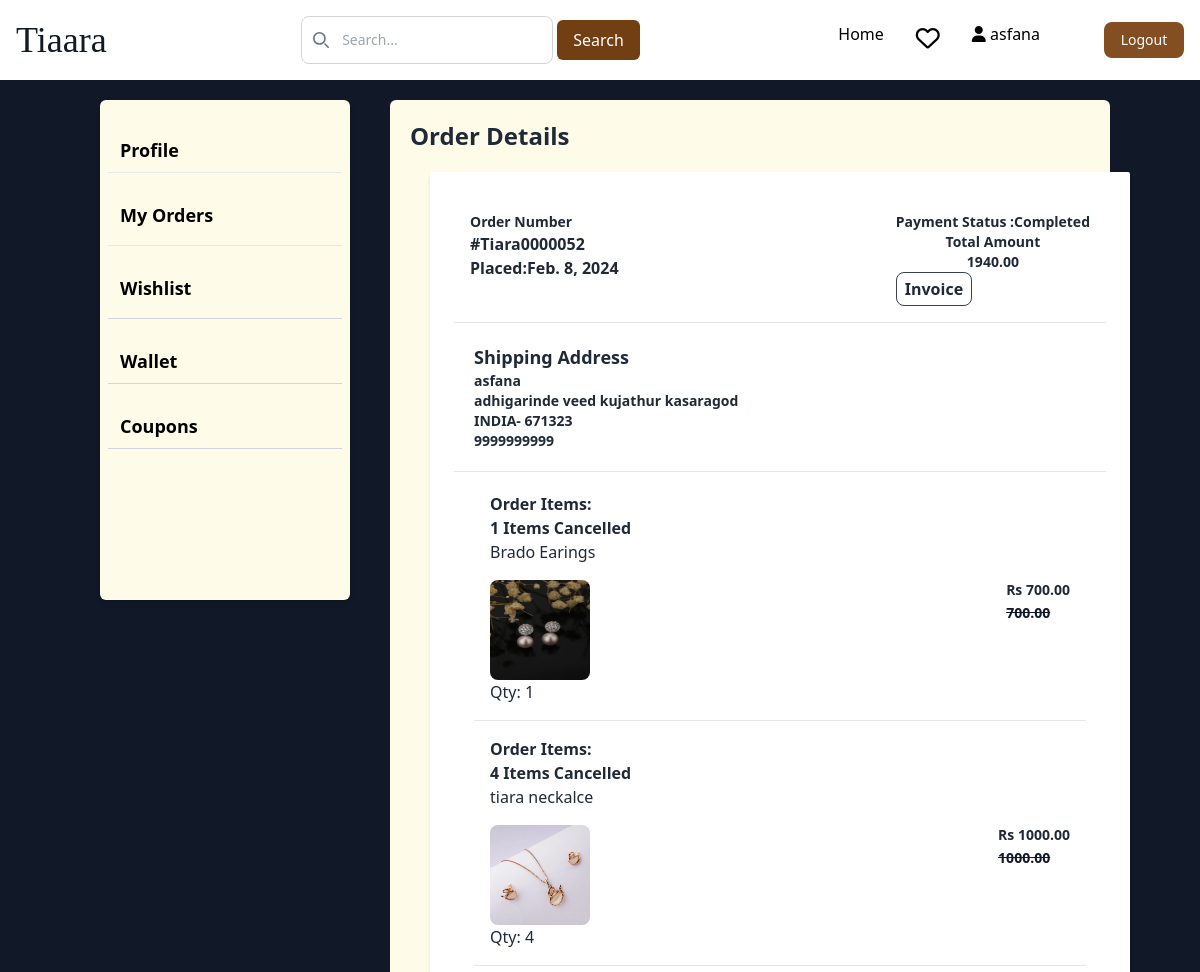
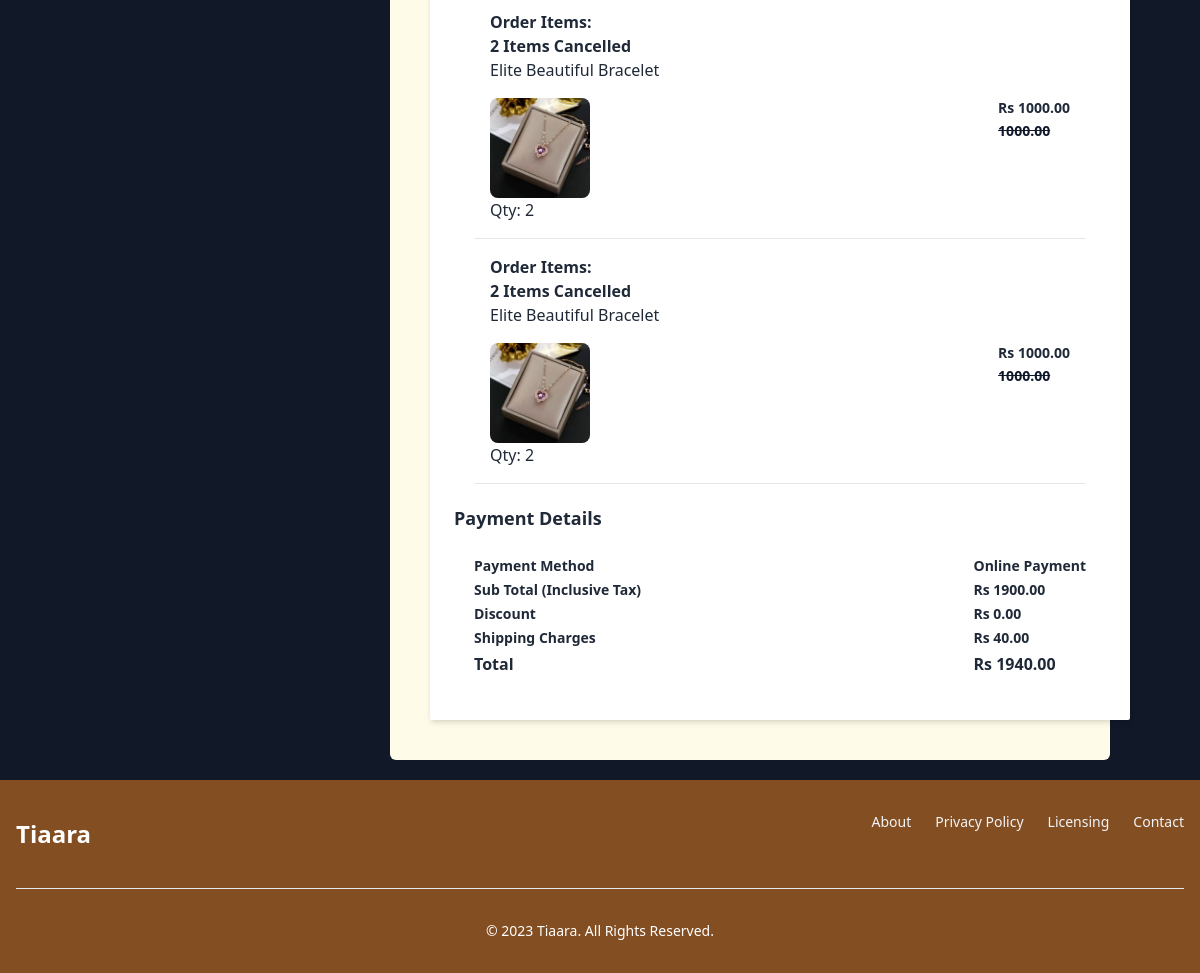
/userdetails/order_details/52/ (signed in), run on the app's committed database (2 pictures, top to bottom).
### authentication/models.py (models this page shows, shortened)
class Custom_user(AbstractBaseUser, PermissionsMixin):
    email = models.EmailField(unique=True)
    password = models.CharField(max_length=50)
    otp = models.IntegerField(default=0000)
    otp_created_at = models.DateTimeField(auto_now=True)
    otp_expiry = models.DurationField(default=timezone.timedelta(minutes=1))
    is_active = models.BooleanField(default=True)
    is_verified = models.BooleanField(default=False)
    created_date = models.DateField(auto_now_add=True)
    name = models.CharField(max_length=50)
    date_of_birth = models.CharField(max_length=50)
    phone_Number = models.CharField(max_length=10)
    address = models.TextField()
    gender = models.CharField(max_length=10)
    is_staff = models.BooleanField(default=False)
    pro_pic = models.ImageField(upload_to="User/image/User")
    referal_code = models.CharField(max_length=12, unique=True, blank=True, null=True)
    USERNAME_FIELD = 'email'
    objects = CustomUserManager()

### cart/models.py (models this page shows, shortened)
class Order(models.Model):
    user = models.ForeignKey(Custom_user, on_delete=models.CASCADE, related_name='orders')
    shipping_address = models.ForeignKey(Shipping_address, null=True, blank=True, on_delete=models.SET_NULL, related_name='orders')
    variant= models.ManyToManyField(Variant,through='OrderItem')
    order_date=models.DateField(auto_now=True)
    total_amount=models.DecimalField(max_digits=10,decimal_places=2)
    shipping_charge=models.DecimalField(default=40, max_digits=10,decimal_places=2)
    discount=models.DecimalField(default=0, max_digits=10,decimal_places=2)
    Grand_total=models.DecimalField(default=0, max_digits=10,decimal_places=2)
    quantity = models.PositiveIntegerField(default=1)
    payment_status_choices=[(1,'Completed'),
                            (2, 'Failure'),
                            (3,'Pending'),
                            ]
    payment_status=models.IntegerField(choices=payment_status_choices, default=3)
    ORDER_STATUS_CHOICES = [
        ('Confirmed', 'Confirmed'),
        ('Shipped', 'Shipped'),
        ('Cancelled', 'Cancelled'),
        ('Delivered', 'Delivered'),
    ]
    status = models.CharField(max_length=20, choices=ORDER_STATUS_CHOICES, default='confirmed')
    payment_method_choices=[
        ('COD','Cash On Delivery'),
        ('Online Payment','Online Payment'),
    ]
    payment_method = models.CharField(max_length=50,default=None)

class Shipping_address(models.Model):
    full_name=models.CharField(max_length=50, null=True, blank=True)
    address=models.TextField(null=True, blank=True)
    city=models.CharField(max_length=50,null=True, blank=True)
    country=models.CharField(max_length=50, null=True, blank=True)
    pincode=models.IntegerField(null=True, blank=True)
    phone_No=models.IntegerField(null=True, blank=True)

class OrderItem(models.Model):
    order = models.ForeignKey(Order, on_delete=models.CASCADE,related_name='orders')
    variant = models.ForeignKey(Variant, on_delete=models.CASCADE, related_name='orders')
    quantity = models.PositiveIntegerField(default=1)
    product_price=models.DecimalField(default=0, max_digits=10,decimal_places=2)

### adminapp/models.py (models this page shows, shortened)
class Variant(models.Model):
    color=models.CharField(max_length=50, default="None")
    product=models.ForeignKey(Product, on_delete=models.CASCADE, related_name='variants')
    price = models.DecimalField(default=0, max_digits=7, decimal_places=2)
    stock=models.IntegerField(default=0)
    img1=models.ImageField(upload_to='product_images',blank=True)
    img2=models.ImageField(upload_to='product_images',blank=True)
    img3=models.ImageField(upload_to='product_images',blank=True)
    img4=models.ImageField(upload_to='product_images',blank=True)
    active=models.BooleanField(default=True)
    discount_price = models.DecimalField(default=0, max_digits=7, decimal_places=2)

class Product(models.Model):
    productname=models.CharField(max_length=50)
    category=models.ForeignKey(Category,on_delete=models.CASCADE)
    details=models.CharField(max_length=100, default='None')
    description=models.TextField()
    active = models.BooleanField(null=True, blank=True)
    offer = models.ForeignKey(ProductOffer, on_delete=models.SET_NULL, null=True, blank=True)

### userdetails/views.py (the view)
# urls.py: path('order_details/<int:order_id>/', views.order_details, name="order_details"),
@login_required(login_url='login')
def order_details(request,order_id):
    order=Order.objects.get(id=order_id)
    return render(request, 'user/order_details.html',{'order':order})

### templates/user/order_details.html (shortened to what this page needs)
  {% extends 'base.html' %}
  {% block content %}
  {% include 'profile.html' %}
  <div class="bg-yellow-50 w-3/4 h-auto m-5 rounded-md text-gray-800" style="width:60%">
      {% if order %}
          <div class="flex flex-col m-5">
            <h1 class="text-2xl font-semibold ">Order Details</h1>
            <div class=" rounded-sm bg-white p-6 shadow-md m-5 " style="width:700px;">
              <div class="m-4 flex justify-between">
                <div>
                    <p class="text-sm font-semibold">Order Number</p>
                    <p class="text-md font-semibold">#Tiara00000{{ order.id }}</p>
                    <p class="text-md font-semibold">Placed:{{ order.order_date }}</p>
                </div>
                <div>
                    <p class="text-sm font-semibold text-center">Payment Status :{{ order.get_payment_status_display }}</p>
                    <p class="text-sm font-semibold text-center">Total Amount <br>{{ order.Grand_total }}</p>
                    <div class="">
                    <button class="px-2 py-1 border border-gray-700 text-center rounded-lg font-semibold "><a href="{% url 'invoice' order.id %}" target="_blank"> Invoice</a></button>
                    </div>
                </div>
            </div>
            <hr>
            <div class="m-5  ">
            <p class="text-lg font-semibold ">Shipping Address</p>
              <p class="text-sm font-semibold">{{order.shipping_address.full_name}}</p>
              <p class="text-sm font-semibold">{{order.shipping_address.address}}  {{order.shipping_address.city }}</p>
              <p class="text-sm font-semibold">{{order.shipping_address.country}}- {{order.shipping_address.pincode}}</p>
              <p class="text-sm font-semibold">{{order.shipping_address.phone_No}}</p>
          </div>
          <hr>
          <div class="m-5 ">
            {% for order_item in order.orders.all %}
            <div class="m-4 flex justify-between">
              <div>
            <p class="text-md font-semibold ">Order Items:</p>
            <div>
              {% if order.status == 'confirmed' %}
                  <p class="text-md font-semibold">{{ order_item.quantity }} Items Confirmed</p>
              {% elif order.status == 'cancelled' %}
                  <p class="text-md font-semibold">{{ order_item.quantity }} Items Cancelled</p>
              {% elif order.status == 'shipped' %}
                  <p class="text-md font-semibold">{{ order_item.quantity }} Items Shipped</p>
              {% elif order.status == 'delivered' %}
                  <p class="text-md font-semibold">{{ order_item.quantity }} Items Delivered</p>
              {% endif %}
                        <p> {{ order_item.variant.product.productname }}</p>
                      </div>
                   </div>
                  </div>
                        <div class="m-4 flex justify-between">
                          <div>
                        <img src="{{ order_item.variant.img1.url }}" alt="product-image" class="rounded-lg sm:w-40" style="height:100px; width:100px;" />
                        <p>Qty: {{ order_item.quantity }}</p>
                      </div>
                      <div>
                        <p class=" text-sm font-semibold text-center">Rs {{order_item.variant.discount_price}}</p>
                        <span class="text-sm font-semibold text-slate-900 line-through text-center">{{ order_item.variant.price }}</span>
                      </div>
                    </div>
                    <hr>
                    {% endfor %}
                    </div>
              <p class="text-lg font-semibold mt-5 ">Payment Details</p>
              <div class="flex justify-between">
              <div class="m-5">
              <p class="text-sm font-semibold mt-1">Payment Method</p>
              <p class="text-sm font-semibold mt-1">Sub Total (Inclusive Tax)</p>
              <p class="text-sm font-semibold mt-1">Discount</p>
              <p class="text-sm font-semibold mt-1">Shipping Charges</p>
              <p class="text-md font-semibold mt-1">Total</p>
            </div>
            <div class="m-5">
              <p class="text-sm font-semibold mt-1">{{order.payment_method}}</p>
              <p class="text-sm font-semibold mt-1">Rs {{order.total_amount}}</p>
              <p class="text-sm font-semibold mt-1">Rs {{order.discount}}</p>
              <p class="text-sm font-semibold mt-1">Rs {{order.shipping_charge}}</p>
              <p class="text-md font-semibold mt-1">Rs {{order.Grand_total}}</p>
            </div>
            </div>
            </div>
          </div>
          </div>
      {% endif %}
    </div>
{% endblock %}

### templates/base.html (shortened to what this page needs)
{% load static %}
<!DOCTYPE html>
<head>
  <link rel="stylesheet" href="{% static 'css/styles.css' %}">
  <script src="https://cdn.tailwindcss.com"></script>
  <link href="https://cdnjs.cloudflare.com/ajax/libs/flowbite/2.2.0/flowbite.min.css" rel="stylesheet" />
  <link rel="stylesheet" href="https://cdnjs.cloudflare.com/ajax/libs/font-awesome/6.4.2/css/all.min.css">
  <link rel="stylesheet" href="https://cdnjs.cloudflare.com/ajax/libs/remixicon/3.5.0/remixicon.css"
 />
</head>
<body>
  <div style=" display: flex; flex-direction: column;">
</body>
<nav class=" bg-white ">
  <div class="max-w-screen-xl flex flex-wrap items-center justify-between mx-auto p-4">
    <a href="{% url 'home' %}" class="flex items-center space-x-3 rtl:space-x-reverse">
      <h1 class="font-serif self-center text-4xl text-gray-900 font-medium  ">Tiaara</h1>
    </a>
    <div class="relative hidden md:block">
      <div class="absolute inset-y-0 start-0 flex items-center ps-3 pointer-events-none">
      </div>
      <form method="POST" action="{% url 'search' %}">
        <div class="flex">
      <input type="text" id="search" name="search"
        class="block w-full p-2 ps-10 text-sm text-gray-900 border border-gray-300 rounded-lg bg-white  "
        placeholder="Search...">
        <button class="px-4 py-2 m-1 bg-yellow-900 text-white rounded-md" type="submit">Search</button>
        </form>
      </div>
    </div>
    <div class="hidden w-full md:block md:w-auto" id="navbar-solid-bg">
      <ul
        class="flex flex-col font-medium mt-4 rounded-lg bg-gray-50 md:space-x-8 rtl:space-x-reverse md:flex-row md:mt-0 md:border-0 md:bg-transparent dark:bg-gray-800 md:dark:bg-transparent dark:border-gray-700">
        <li>
          <a href="{% url 'home' %}"
            class="block py-2 px-3 md:p-0 text-black bg-black-700 rounded md:bg-transparent md:text-black-700 md:dark:text-black-500 dark:bg-brown-600 md:dark:bg-transparent text-brown"
            aria-current="page">Home</a>
        </li>
        {% if request.user.is_authenticated %}
        <li>
          <a href="{% url 'wishlist' %}">
            <i class="fa-regular fa-heart text-2xl relative">
            </i></a>
        </li>
      <li>
        <a href="{% url 'profile' %}"><i class="fa-solid fa-user fa-3xl"></i>
        <span>{{ request.user.name }}</span></a>
      </li>
        <li>
          <button type="button"
            class="text-white bg-[#844E23] w-20  focus:ring-4 focus:outline-none  font-medium rounded-lg text-sm px-4 py-2 text-center "><a
              href="{% url 'logout' %}" onclick="return confirm('Are you sure you want to Logout?')">Logout</a>
            </button>
        </li>
        {% endif %}
      </ul>
    </div>
</nav>
<div class=""  style="">
  {% block content %}
  {% endblock content %}
</div>
  <footer class="bg-[#844E23] ">
    <div class="w-full max-w-screen-xl mx-auto p-4 md:py-8">
      <div class="sm:flex sm:items-center sm:justify-between">
        <span class="self-center text-2xl font-semibold whitespace-nowrap text-white">Tiaara</span>
        <ul class="flex flex-wrap items-center mb-6 text-sm font-medium text-gray-100">
          <li>
            <a href="#" class="hover:underline me-4 md:me-6 ">About</a>
          </li>
          <li>
            <a href="#" class="hover:underline me-4 md:me-6 ">Privacy
              Policy</a>
          </li>
          <li>
            <a href="#" class="hover:underline me-4 md:me-6 ">Licensing</a>
          </li>
          <li>
            <a href="#" class="hover:underline ">Contact</a>
          </li>
        </ul>
      </div>
      <hr class="my-6 border-gray-200 sm:mx-auto dark:border-gray-700 lg:my-8" />
      <span class="block text-sm  sm:text-center text-white ">©
        2023 <a href="https://tiara.com/" class="hover:underline ">Tiaara</a>.
        All Rights Reserved.</span>
    </div>
  </footer>
</body>

### data on the page
Custom_user: user.name "asfana"
Order: id "52", order_date "Feb. 8, 2024", payment_status "Completed", Grand_total "1940.00", shipping_address.full_name "asfana", shipping_address.address "adhigarinde veed kujathur", shipping_address.city "kasaragod", shipping_address.country "INDIA", shipping_address.pincode "671323", shipping_address.phone_No "9999999999", payment_method "Online Payment", total_amount "1900.00", discount "0.00", shipping_charge "40.00"
OrderItem: quantity "1", variant.product.productname "Brado Earings", variant.img1 (picture), variant.discount_price "700.00", variant.price "700.00"
OrderItem: quantity "4", variant.product.productname "tiara neckalce", variant.img1 (picture), variant.discount_price "1000.00", variant.price "1000.00"
OrderItem: quantity "2", variant.product.productname "Elite Beautiful Bracelet", variant.img1 (picture), variant.discount_price "1000.00", variant.price "1000.00"
OrderItem: quantity "2", variant.product.productname "Elite Beautiful Bracelet", variant.img1 (picture), variant.discount_price "1000.00", variant.price "1000.00"
